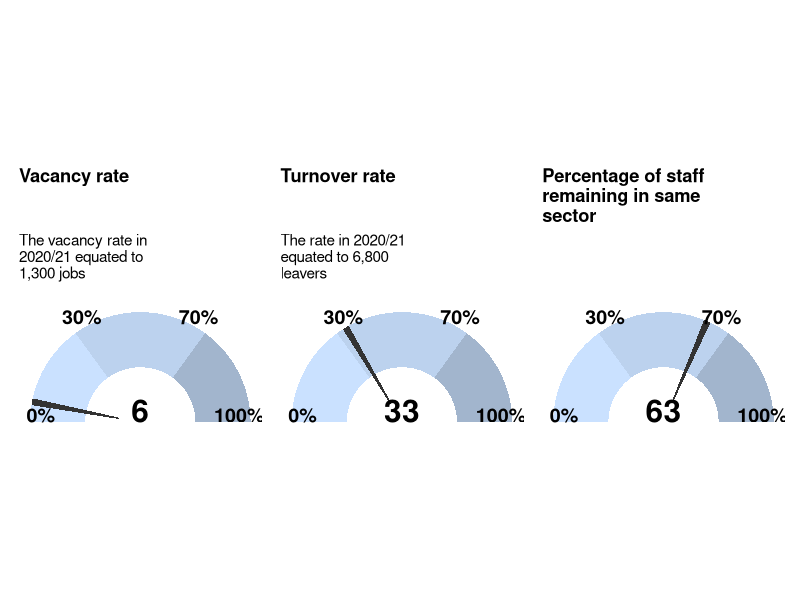
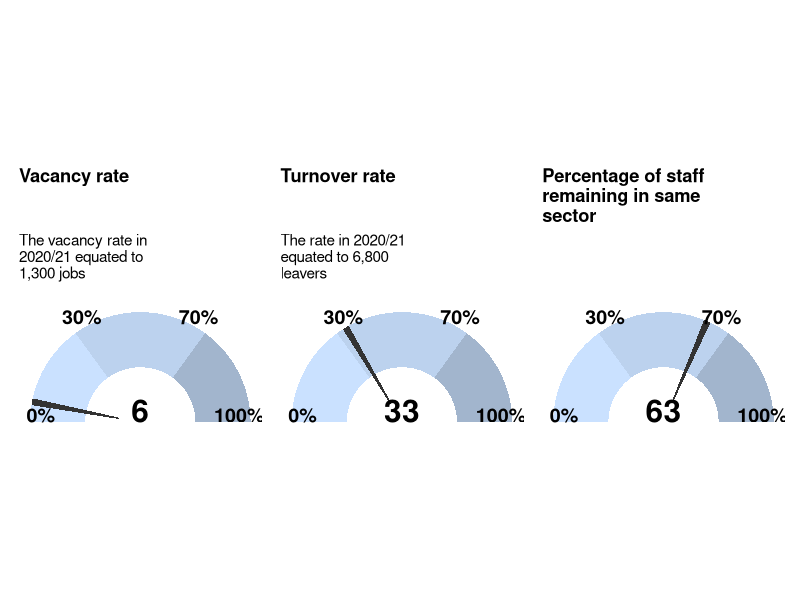

Source code (R) for these figures, in order:
# Social care gauge charts - just for visual fun
library(tidyverse)
library(patchwork)

save_place <- '~/Documents/Projects/JSNA/latex_summary/images/'

gg.gauge <- function(pos,the_title,the_subtitle,breaks=c(0,30,70,100)) {
  require(ggplot2)
  get.poly <- function(a,b,r1=0.5,r2=1.0) {
    th.start <- pi*(1-a/100)
    th.end   <- pi*(1-b/100)
    th       <- seq(th.start,th.end,length=100)
    x        <- c(r1*cos(th),rev(r2*cos(th)))
    y        <- c(r1*sin(th),rev(r2*sin(th)))
    return(data.frame(x,y))
  }
  ggplot()+ 
    geom_polygon(data=get.poly(breaks[1],breaks[2]),aes(x,y),fill="lightsteelblue1")+
    geom_polygon(data=get.poly(breaks[2],breaks[3]),aes(x,y),fill="lightsteelblue2")+
    geom_polygon(data=get.poly(breaks[3],breaks[4]),aes(x,y),fill="lightsteelblue3")+
    geom_polygon(data=get.poly(pos-1,pos+1,0.2),aes(x,y))+
    geom_text(data=as.data.frame(breaks), size=5, fontface="bold", vjust=0,
              aes(x=0.9*cos(pi*(1-breaks/100)),y=1.1*sin(pi*(1-breaks/100)),label=paste0(breaks,"%")))+
    annotate("text",x=0,y=0,label=pos,vjust=0,size=8,fontface="bold")+
    coord_fixed()+
    theme_bw()+
    theme(axis.text=element_blank(),
          axis.title=element_blank(),
          axis.ticks=element_blank(),
          panel.grid=element_blank(),
          panel.border=element_blank(),
          plot.title=element_text(face='bold'))+
    labs(title = the_title,
         subtitle = the_subtitle)
}



dial_1 <- gg.gauge(6,'Vacancy rate\n\n','The vacancy rate in\n2020/21 equated to\n1,300 jobs\n')
dial_2 <- gg.gauge(33,'Turnover rate\n\n','The rate in 2020/21\nequated to 6,800\nleavers\n')
dial_3 <- gg.gauge(63,'Percentage of staff\nremaining in same\nsector','')

all_the_dials <- dial_1 + dial_2 + dial_3

# +
#   plot_annotation(title = 'A bunch of dial charts',
#                   subtitle = 'West Sussex, 2021')

print(all_the_dials)
ggsave(paste0(save_place,'workforce_dial_chart.png'), plot = all_the_dials, width = 30, height = 10, units = 'cm', dpi = 'print')
